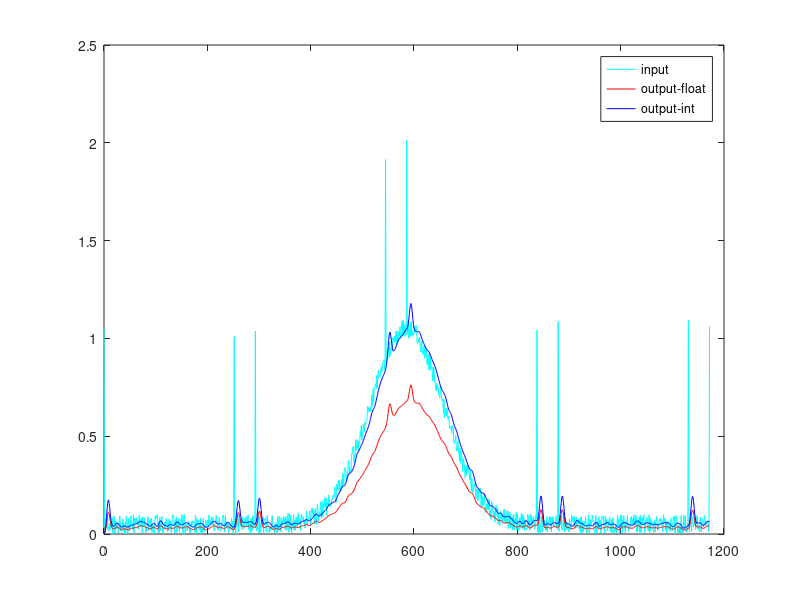

Here is the MATLAB script that generated this plot:
Fsampl=586;	% sampling frequency
Fnyquist=Fsampl/2;	% Nyquist frequency
Fmax=20		% maximum frequency to pass
Fcut=2*Fmax;	% frequency where noise is cut to zero
N=16		% taps

% create a test function data
t = 0:2*Fsampl;				% time scale in [ms]
% elementary parts
sin2hz = sin(2*pi*t/Fsampl*2);
sin100hz = sin(2*pi*t/Fsampl*100);
sqrw100hz = (square(t/Fsampl*2*pi*100, 0.5)+1)/2;
gauss = transpose( gaussian(length(t),0.007*length(t)/Fsampl) );
noise = rand(1, length(t));

% some test functions
%y = 0.5*sin2hz;
%y = 0.5*sin2hz + 5*sin100hz;
%y = 0.5*sin2hz + 0.3*noise;
%y = 0.5*sin2hz + sqrw100hz;
%y = gauss +  sqrw100hz;
y = gauss + sqrw100hz + 0.1*noise;

% filtering
b = fir2(N, [0 Fmax/Fnyquist Fcut/Fnyquist 1], [1 0.8 0 0]);	% create filter coefficients
of = filter(b, 1, y);				% filter input function
% fixed-point version
b = round(b*256);
oi = filter(b/sum(b), 1, y);				% filter input function
% print coefficients for fixed point version
b
sum(b)

% output results on the screen
plot(t, y, 'c;input;');
hold on;
plot(t, of, 'r;output-float;');
plot(t, oi, 'b;output-int;');
hold off;